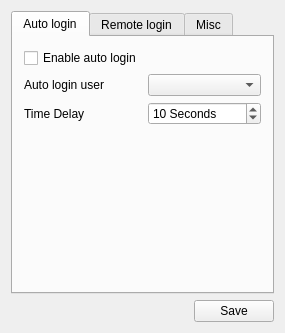
<?xml version="1.0" encoding="UTF-8"?>
<ui version="4.0">
 <class>MainWindow</class>
 <widget class="QMainWindow" name="MainWindow">
  <property name="geometry">
   <rect>
    <x>0</x>
    <y>0</y>
    <width>285</width>
    <height>333</height>
   </rect>
  </property>
  <property name="windowTitle">
   <string>Login Manager Settings</string>
  </property>
  <property name="windowIcon">
   <iconset resource="pc-dmconf.qrc">
    <normaloff>:/pc-dmconf.png</normaloff>:/pc-dmconf.png</iconset>
  </property>
  <widget class="QWidget" name="centralWidget">
   <layout class="QVBoxLayout" name="verticalLayout_2">
    <item>
     <widget class="QTabWidget" name="tabWidget">
      <property name="currentIndex">
       <number>0</number>
      </property>
      <widget class="QWidget" name="tab">
       <attribute name="title">
        <string>Auto login</string>
       </attribute>
       <layout class="QGridLayout" name="gridLayout_2">
        <item row="4" column="0">
         <widget class="QLabel" name="label_2">
          <property name="text">
           <string>Time Delay</string>
          </property>
         </widget>
        </item>
        <item row="4" column="1">
         <widget class="QSpinBox" name="spin_autoLogDelay">
          <property name="suffix">
           <string> Seconds</string>
          </property>
          <property name="maximum">
           <number>120</number>
          </property>
          <property name="value">
           <number>10</number>
          </property>
         </widget>
        </item>
        <item row="0" column="0">
         <widget class="QCheckBox" name="AutoLoginEnabledCB">
          <property name="text">
           <string>Enable auto login</string>
          </property>
         </widget>
        </item>
        <item row="5" column="0">
         <spacer name="verticalSpacer">
          <property name="orientation">
           <enum>Qt::Vertical</enum>
          </property>
          <property name="sizeHint" stdset="0">
           <size>
            <width>20</width>
            <height>137</height>
           </size>
          </property>
         </spacer>
        </item>
        <item row="3" column="1">
         <widget class="QComboBox" name="UsersList"/>
        </item>
        <item row="3" column="0">
         <widget class="QLabel" name="label">
          <property name="text">
           <string>Auto login user</string>
          </property>
         </widget>
        </item>
        <item row="5" column="1">
         <spacer name="horizontalSpacer_2">
          <property name="orientation">
           <enum>Qt::Horizontal</enum>
          </property>
          <property name="sizeHint" stdset="0">
           <size>
            <width>123</width>
            <height>20</height>
           </size>
          </property>
         </spacer>
        </item>
       </layout>
      </widget>
      <widget class="QWidget" name="tab_2">
       <attribute name="title">
        <string>Remote login</string>
       </attribute>
       <layout class="QGridLayout" name="gridLayout_4">
        <item row="0" column="0">
         <widget class="QCheckBox" name="EnableVNC">
          <property name="text">
           <string>Enable Remote Desktop (VNC)</string>
          </property>
         </widget>
        </item>
        <item row="1" column="1" rowspan="2">
         <spacer name="horizontalSpacer_6">
          <property name="orientation">
           <enum>Qt::Horizontal</enum>
          </property>
          <property name="sizeHint" stdset="0">
           <size>
            <width>144</width>
            <height>20</height>
           </size>
          </property>
         </spacer>
        </item>
       </layout>
      </widget>
      <widget class="QWidget" name="tab_3">
       <attribute name="title">
        <string>Misc</string>
       </attribute>
       <layout class="QGridLayout" name="gridLayout">
        <item row="0" column="0">
         <widget class="QCheckBox" name="checkShowPW">
          <property name="text">
           <string>Enable &quot;show password&quot; button</string>
          </property>
         </widget>
        </item>
        <item row="1" column="0">
         <spacer name="verticalSpacer_2">
          <property name="orientation">
           <enum>Qt::Vertical</enum>
          </property>
          <property name="sizeHint" stdset="0">
           <size>
            <width>20</width>
            <height>224</height>
           </size>
          </property>
         </spacer>
        </item>
       </layout>
      </widget>
     </widget>
    </item>
    <item>
     <layout class="QHBoxLayout" name="horizontalLayout">
      <item>
       <spacer name="horizontalSpacer">
        <property name="orientation">
         <enum>Qt::Horizontal</enum>
        </property>
        <property name="sizeHint" stdset="0">
         <size>
          <width>40</width>
          <height>20</height>
         </size>
        </property>
       </spacer>
      </item>
      <item>
       <widget class="QPushButton" name="SaveButton">
        <property name="text">
         <string>Save</string>
        </property>
       </widget>
      </item>
     </layout>
    </item>
   </layout>
  </widget>
 </widget>
 <layoutdefault spacing="6" margin="11"/>
 <resources>
  <include location="pc-dmconf.qrc"/>
 </resources>
 <connections/>
</ui>
